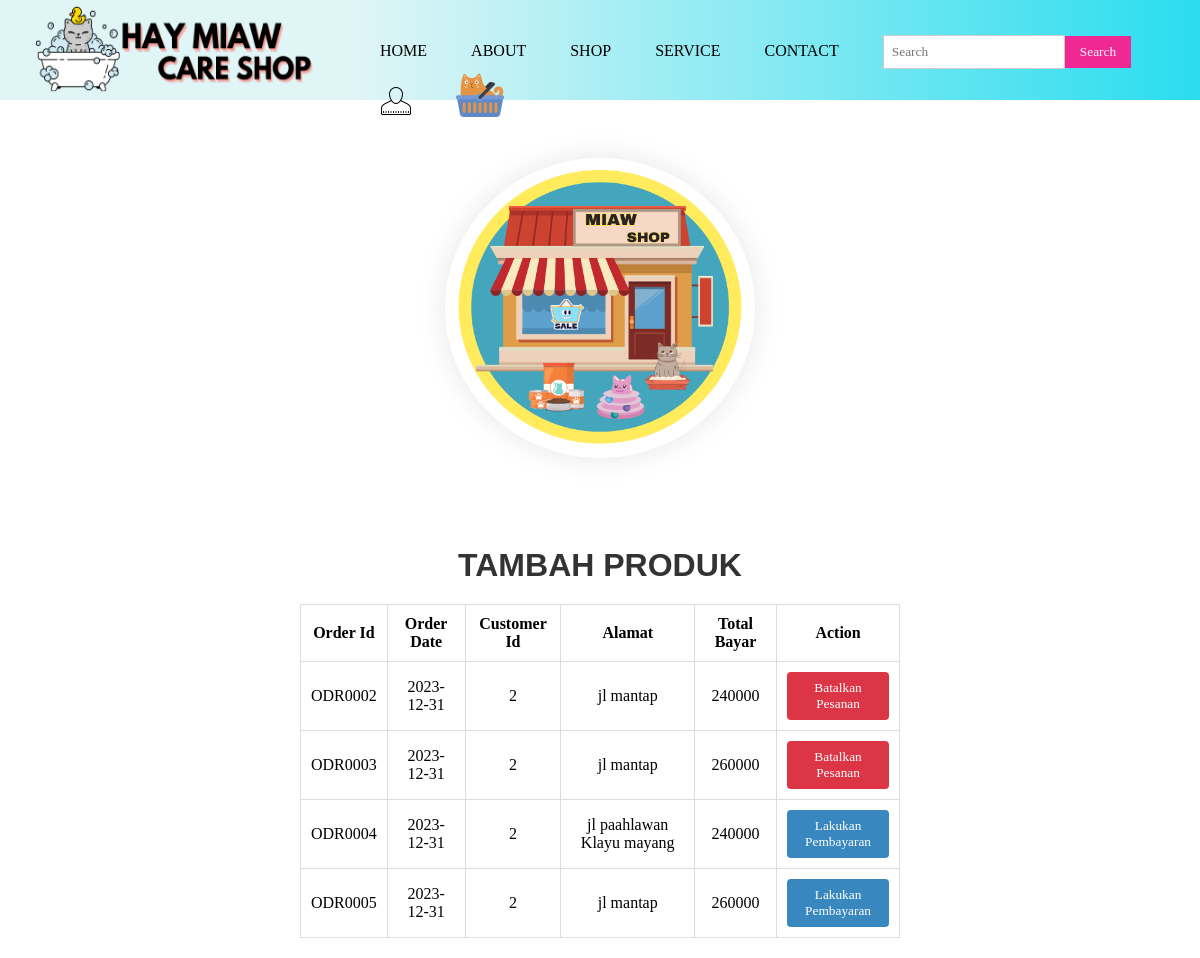
Screenshot of /transaksi.php (signed in) with the database file from the repository.
### tables this page shows
CREATE TABLE `order` (
  `order_id` varchar(15) NOT NULL,
  `orderdate` date DEFAULT NULL,
  `customerid` int DEFAULT NULL,
  `alamat` varchar(255) DEFAULT NULL,
  `total_bayar` int DEFAULT NULL,
  `status` int DEFAULT NULL
);

### transaksi.php (the view, shortened to what this page needs)
<?php
include 'koneksi.php';
?>
<!DOCTYPE html>
<html>
<head>
    <link rel="stylesheet" href="style.css">
</head>
<body>
    <div class="navigasi">
        <div class="logo">
            <img src="images/logo.png" width="360" height="98">
        </div>
        <div class="menu">
            <ul>
                <li><a href="index.php">Home</a></li>
                <li><a href="about.php">About</a></li>
                <li class="submenu">
                    <a href="shop.php">SHOP</a>
                </li>
                <li class="submenu">
                    <a href="miaw.html">Service</a>
                </li>
                <li><a href="https://api.whatsapp.com/">Contact</a></li>
                <li class="search-box">
                    <form action="#" method="get">
                        <input type="text" name="query" placeholder="Search">
                        <button type="submit">Search</button>
                    </form>
                </li>
                <li class="submenuakun">
                    <img src="images/akun1.png"></a>
                </li>
                <li><a href="cart.php"><img src="images/cart.png"></a></li>
            </ul>
        </div>
        <div class="logoone">
            <img src="images/miaw3.png" width="310" height="300" loading="lazy" alt="" class="img">
        </div>
        <div class="pemesanan-produk">
            <center>
                <h1>TAMBAH PRODUK</h1>
            </center>
            <?php
            $customerId = $_SESSION['user_data']['customerid'];
            $query = "SELECT * FROM `order` WHERE `order`.customerid = $customerId;";
            $result = mysqli_query($conn, $query);
            ?>
            <table id="order-table">
                <thead>
                    <tr>
                        <th>Order Id</th>
                        <th>Order Date</th>
                        <th>Customer Id</th>
                        <th>Alamat</th>
                        <th>Total Bayar</th>
                        <th>Action</th>
                    </tr>
                </thead>
                <tbody>
                    <?php
                    if ($result) {
                        echo '<tbody>';
                        while ($row = mysqli_fetch_assoc($result)) {
                            echo '<tr>';
                            echo '<td>' . $row['order_id'] . '</td>';
                            echo '<td>' . $row['orderdate'] . '</td>';
                            echo '<td>' . $row['customerid'] . '</td>';
                            echo '<td>' . $row['alamat'] . '</td>';
                            echo '<td>' . $row['total_bayar'] . '</td>';
                            $status = $row['status'];
                            if ($status == 1) {
                                echo '<td>';
                                echo '<button class="payment-btn" onclick="paymentAction(\'' . $row['order_id'] . '\')" style="background-color: #3887BE; color: #fff; padding: 8px 8px; border: none; border-radius: 4px; cursor: pointer;">Lakukan Pembayaran</button>';
                                echo '</td>';
                            } elseif ($status == 2) {
                                echo '<td>';
                                echo '<button class="delete-btn" onclick="deleteProduct(\'' . $row['order_id'] . '\')" style="background-color: #dc3545; color: #fff; padding: 8px 8px; border: none; border-radius: 4px; cursor: pointer;">Batalkan Pesanan</button>';
                                echo '</td>';
                            } elseif ($status == 3) {
                                echo '<td>';
                                echo '<span style="border: 1px solid #28a745; color: #28a745; padding: 6px 10px; border-radius: 30px; display: inline-block;">Pesanan Selesai</span>';
                                echo '</td>';
                            } else {
                                echo '<td>Status Tidak Dikenali</td>';
                            }
                            echo '</tr>';
                        }
                        echo '</tbody>';
                    } else {
                        echo "Error: " . mysqli_error($conn);
                    }
                    ?>
                </tbody>
            </table>
        </div>
    </div>
</body>
</html>

### style.css (style rules this page uses)
* { margin:0; padding:0; font-family: time new roman; }
.navigasi { background-color: #DFF5F6; background-image: linear-gradient(90deg, #DFF5F6 30%,#2ADDEF); width:100%; height: 100px; }
.logo { float: left; }
.menu { margin-left: 1000x; padding-top: 35px; cursor: pointer; }
.menu ul li { list-style: none; display: inline-block; margin: 0 20px; position: relative; }
.menu ul li a { text-decoration: none; color: black; text-transform: uppercase; position: relative; }
.menu ul li a::after { content: ''; display: block; height: 2px; width: 0; background: #EF2894; transition: width 0.3s; }
.menu ul li::after { content: ''; height: 3px; width: 100%; background: transparent; position: absolute; left: 0; bottom: -10px; }
.search-box { margin-left: 20px; }
.search-box form { display: flex; align-items: center; }
.search-box input[type="text"] { padding: 8px; border: 1px solid #ccc; }
.search-box button { background-color: #EF2894; color: #fff; border: none; padding: 8px 15px; cursor: pointer; }
.logoone { text-align: center; padding: 35px; background-color:white ; margin-bottom: 10px; }
.img { border-radius: 90%; box-shadow: 0 0 30px rgba(0, 0, 0, 0.1); }
body { margin: 0; padding: 0; font-family: 'Roboto', sans-serif; }
h1 { font-family: 'Arial', time new roman; color: #333; margin-top: 20px; }
.pemesanan-produk { max-width: 600px; margin: auto; padding: 20px; }
table { width: 100%; margin-top: 20px; border-collapse: collapse; }
table, th, td { border: 1px solid #ddd; }
th, td { padding: 10px; text-align: center; }

### rows the page displays
order: order_id "ODR0002", orderdate "2023-12-31", customerid "2", alamat "jl mantap", total_bayar "240000"
order: order_id "ODR0003", orderdate "2023-12-31", customerid "2", alamat "jl mantap", total_bayar "260000"
order: order_id "ODR0004", orderdate "2023-12-31", customerid "2", alamat "jl paahlawan Klayu mayang", total_bayar "240000"
order: order_id "ODR0005", orderdate "2023-12-31", customerid "2", alamat "jl mantap", total_bayar "260000"
